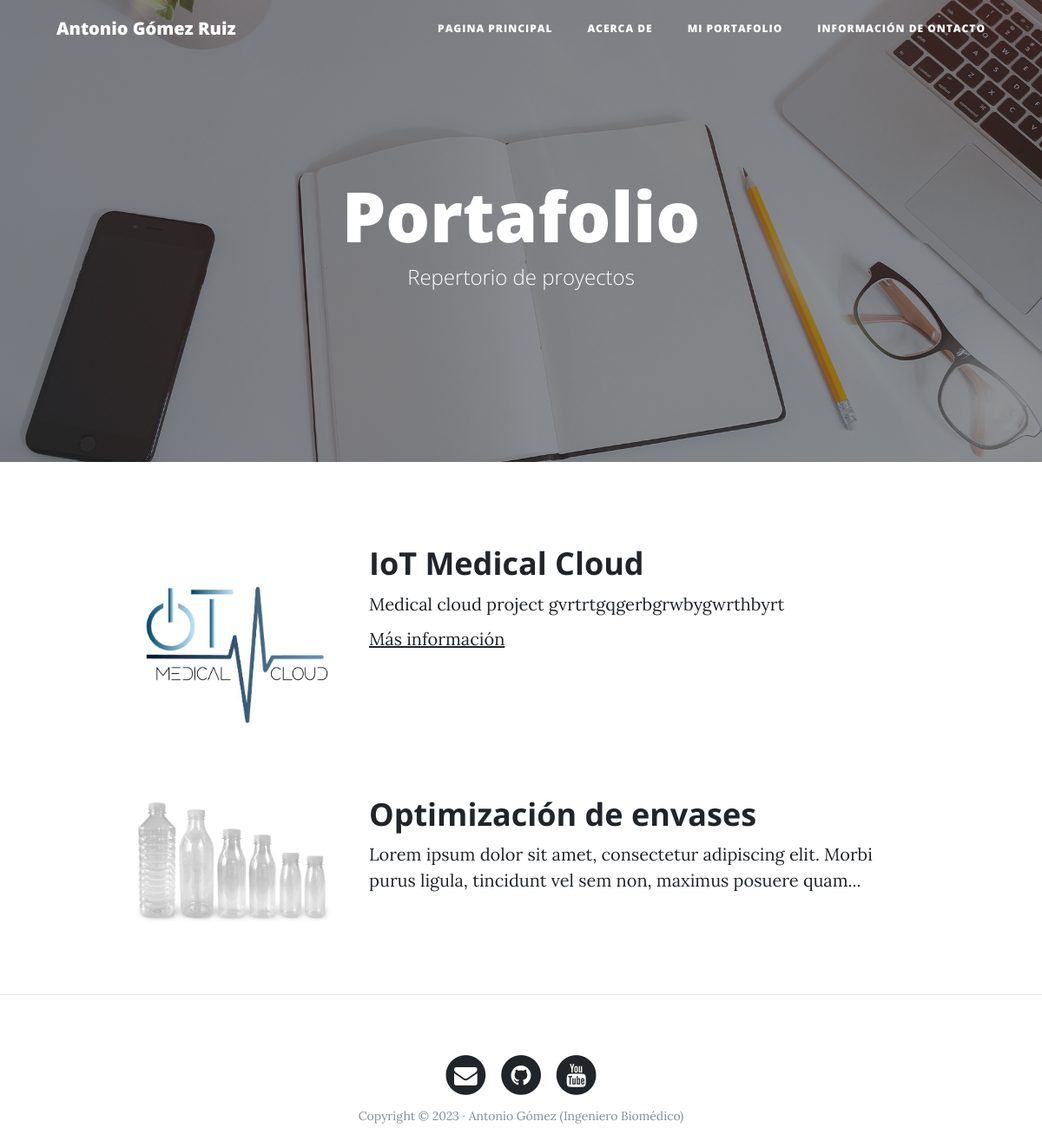
The page /portfolio/ on the database its author committed.
### portfolio/models.py (models this page shows, shortened)
class project(models.Model):
    title = models.CharField(max_length=100, verbose_name="Título")
    description = models.TextField(max_length=300, verbose_name="Descripción")
    image = models.ImageField(verbose_name="Imagen", upload_to="projects")
    link = models.URLField(verbose_name="Direccion web", null=True, blank=True)
    created = models.DateTimeField(auto_now_add=True, verbose_name="Fecha de creación")
    updated = models.DateTimeField(auto_now=True, verbose_name="Ultima modificación")
    class Meta:
        verbose_name = "proyecto"
        verbose_name_plural = "proyectos"
        ordering = ["-created"]  # puting a '-' indicates to go from newer to older

### portfolio/views.py (the view)
# urls.py: path('portfolio/', views.portafolio, name="portfolio"),
def portafolio(request):
    proyectos = project.objects.all()
    return render(request, 'portfolio/portafolio.html', {'proyectos': proyectos})

### portfolio/templates/portfolio/portafolio.html (shortened to what this page needs)
<!DOCTYPE html>
<html lang="es">
{% extends 'core/base.html'%}
{% block background %} {% load static %} {% static 'core/img/portfolio-bg.jpg' %} {% endblock %}
{% block headers %}
<h1>Portafolio</h1>
<span class="subheading">Repertorio de proyectos</span>
{% endblock %}
{% block content %}
    {% for proyecto in proyectos %}
        <div class="row project">
            <div class="col-lg-3 col-md-4 offset-lg-1">
                <img class="img-fluid" src="{{proyecto.image.url}}" alt="">
            </div>
            <div class="col-lg-7 col-md-8">
                <h2 class="section-heading title">{{proyecto.title}}</h2>
                <p>{{proyecto.description}}</p>
                {% if proyecto.link %}
                    <p><a href="{{proyecto.link}}">Más información</a></p>
                {% endif %}
            </div>
        </div>
    {% endfor %}
{% endblock %}

### core/templates/core/base.html (shortened to what this page needs)
<!DOCTYPE html>
<html lang="es">
  <head>
    {% load static %}
    <link href="{% static 'core/vendor/bootstrap/css/bootstrap.min.css' %}" rel="stylesheet">
    <link href="{% static 'core/vendor/font-awesome/css/font-awesome.min.css' %}" rel="stylesheet" type="text/css">
    <link href="{% static 'core/css/clean-blog.min.css' %}" rel="stylesheet">
  </head>
  <body>
    <nav class="navbar navbar-expand-lg navbar-light fixed-top" id="mainNav">
      <div class="container">
        <a class="navbar-brand" href="index.html">Antonio Gómez Ruiz</a>
        <div class="collapse navbar-collapse" id="navbarResponsive">
          <ul class="navbar-nav ml-auto">
            <li class="nav-item">
              <a class="nav-link" href="{% url 'home' %}">Pagina principal</a>
            </li>
            <li class="nav-item">
              <a class="nav-link" href="{% url 'about-me' %}">Acerca de</a>
            </li>
            <li class="nav-item">
              <a class="nav-link" href="{% url 'portfolio' %}">Mi portafolio</a>
            </li>
            <li class="nav-item">
              <a class="nav-link" href="{% url 'contact' %}">Información de ontacto</a>
            </li>
          </ul>
        </div>
      </div>
    </nav>
    <header class="masthead" style="background-image: url(' {% block background %} {% endblock %}')">
      <div class="overlay"></div>
      <div class="container">
        <div class="row">
          <div class="col-lg-12 col-md-10 mx-auto">
            <div class="site-heading">
              {% block headers %} {% endblock %}
            </div>
          </div>
        </div>
      </div>
    </header>
    <div class="container">
      {% block content %}{% endblock %}
    </div>
    {% if request.path != "/" %} <hr> {% endif %}
    <footer>
      <div class="container">
        <div class="row">
          <div class="col-lg-8 col-md-10 mx-auto">
            <ul class="list-inline text-center">
              <li class="list-inline-item">
                <a href="#">
                  <span class="fa-stack fa-lg">
                    <i class="fa fa-circle fa-stack-2x"></i>
                    <i class="fa fa-envelope fa-stack-1x fa-inverse"></i>
                  </span>
                </a>
              </li>
              <li class="list-inline-item">
                <a href="#">
                  <span class="fa-stack fa-lg">
                    <i class="fa fa-circle fa-stack-2x"></i>
                    <i class="fa fa-github fa-stack-1x fa-inverse"></i>
                  </span>
                </a>
              </li>
              <li class="list-inline-item">
                <a href="#">
                  <span class="fa-stack fa-lg">
                    <i class="fa fa-circle fa-stack-2x"></i>
                    <i class="fa fa-youtube fa-stack-1x fa-inverse"></i>
                  </span>
                </a>
              </li>
            </ul>
            <p class="copyright text-muted">Copyright &copy; 2023 · Antonio Gómez (Ingeniero Biomédico) </p>
          </div>
        </div>
      </div>
    </footer>
  </body>
</html>

### rows shown on the page
project: image (picture), title "IoT Medical Cloud", description "Medical cloud project gvrtrtgqgerbgrwbygwrthbyrt"
project: image (picture), title "Optimización de envases", description "Lorem ipsum dolor sit amet, consectetur adipiscing elit. Morbi purus ligula, tincidunt vel sem non, maximus posuere quam..."
